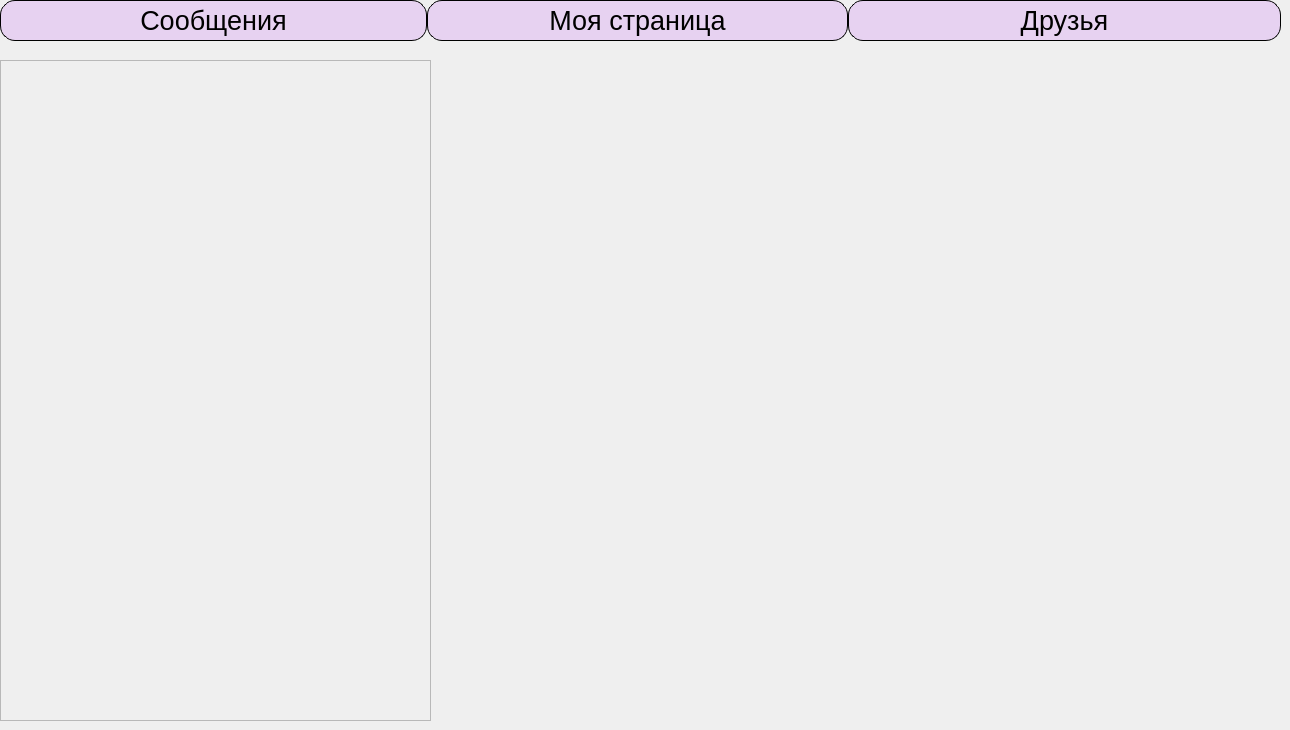
   <widget class="QWidget" name="InactiveMessenger">
    <widget class="QPushButton" name="mainPageButton_3">
     <property name="geometry">
      <rect>
       <x>427</x>
       <y>0</y>
       <width>421</width>
       <height>41</height>
      </rect>
     </property>
     <property name="font">
      <font>
       <pointsize>20</pointsize>
      </font>
     </property>
     <property name="styleSheet">
      <string notr="true">QPushButton {
	/*background-color: #d39fcf;*/
	background-color: #e7d2f1;
	border: 1px solid;
	border-radius:15;
	border-color: black;
	/*color: #8860D0;*/
	color: black
}

QPushButton:pressed {
	background-color: #ECB6DF;
}</string>
     </property>
     <property name="text">
      <string>Моя страница</string>
     </property>
    </widget>
    <widget class="QPushButton" name="messagesButton_3">
     <property name="geometry">
      <rect>
       <x>0</x>
       <y>0</y>
       <width>427</width>
       <height>41</height>
      </rect>
     </property>
     <property name="font">
      <font>
       <pointsize>20</pointsize>
      </font>
     </property>
     <property name="styleSheet">
      <string notr="true">QPushButton {
	/*background-color: #d39fcf;*/
	background-color: #e7d2f1;
	border: 1px solid;
	border-radius:15;
	border-color: black;
	/*color: #8860D0;*/
	color: black
}

QPushButton:pressed {
	background-color: #ECB6DF;
}</string>
     </property>
     <property name="text">
      <string>Сообщения</string>
     </property>
    </widget>
    <widget class="QPushButton" name="friendsButton_3">
     <property name="geometry">
      <rect>
       <x>848</x>
       <y>0</y>
       <width>433</width>
       <height>41</height>
      </rect>
     </property>
     <property name="font">
      <font>
       <pointsize>20</pointsize>
      </font>
     </property>
     <property name="styleSheet">
      <string notr="true">QPushButton {
	/*background-color: #d39fcf;*/
	background-color: #e7d2f1;
	border: 1px solid;
	border-radius:15;
	border-color: black;
	/*color: #8860D0;*/
	color: black
}

QPushButton:pressed {
	background-color: #ECB6DF;
}</string>
     </property>
     <property name="text">
      <string>Друзья</string>
     </property>
    </widget>
    <widget class="Line" name="line_7">
     <property name="geometry">
      <rect>
       <x>420</x>
       <y>60</y>
       <width>20</width>
       <height>641</height>
      </rect>
     </property>
     <property name="styleSheet">
      <string notr="true">color: black;</string>
     </property>
     <property name="frameShadow">
      <enum>QFrame::Plain</enum>
     </property>
     <property name="orientation">
      <enum>Qt::Vertical</enum>
     </property>
    </widget>
    <widget class="QScrollArea" name="scrollArea_3">
     <property name="geometry">
      <rect>
       <x>0</x>
       <y>60</y>
       <width>431</width>
       <height>661</height>
      </rect>
     </property>
     <property name="widgetResizable">
      <bool>true</bool>
     </property>
     <widget class="QWidget" name="scrollAreaWidgetContents_3">
      <property name="geometry">
       <rect>
        <x>0</x>
        <y>0</y>
        <width>429</width>
        <height>659</height>
       </rect>
      </property>
     </widget>
    </widget>
   </widget>
